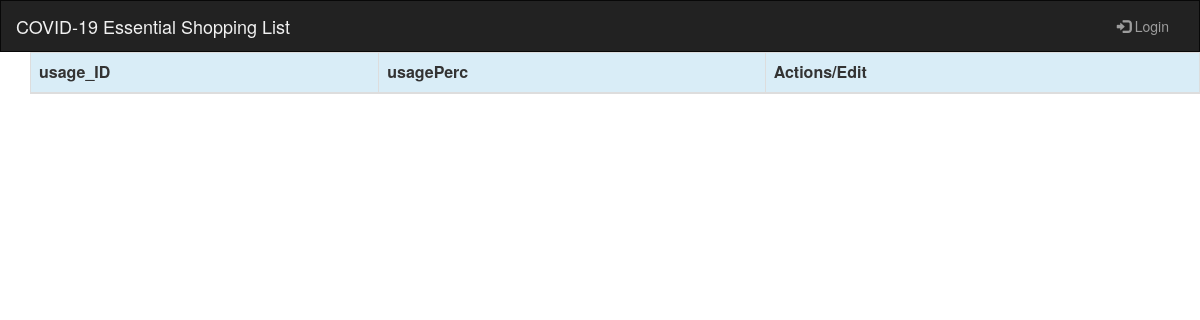
Before: /usages/ with the older database file.
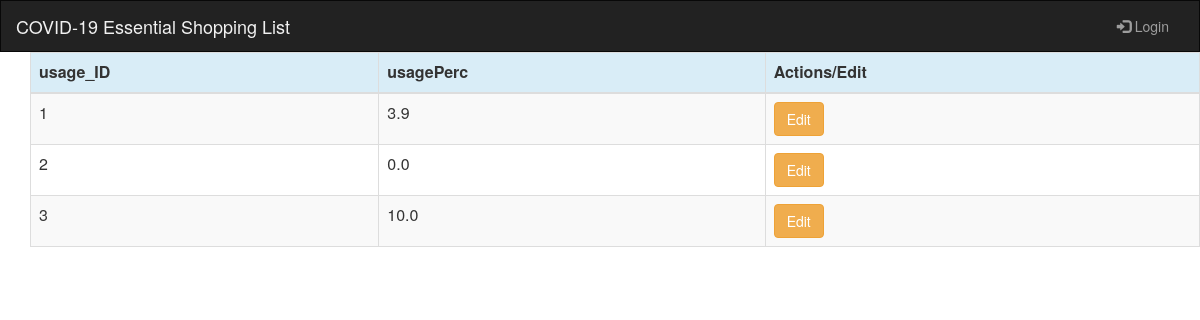
After: the same page with the newer database file.
### shop/models.py (models this page shows)
class usage(models.Model):
    usage_ID=models.AutoField(primary_key=True)
    usagePerc=models.FloatField(default=0.00)
    item= models.ForeignKey(item,on_delete=models.CASCADE)

### shop/views.py (the view)
def usages(request):
    storeList=usage.objects.all()
    return render(request,'usage.html',{'stores':storeList})

### shop/templates/usage.html (shortened to what this page needs)
{% extends 'base.html' %}
{% load static %}
{% block content %}
   <body>
            <div class="content container">
                <div class="row">
                     <table class="table table-striped table-bordered table-hover">
            <thead>
            <tr class="bg-info">
                <th>usage_ID</th>
                <th>usagePerc</th>
                <th>Actions/Edit</th>
            </tr>
            </thead>
            <tbody>
            {% for store in stores %}
                <tr>
                    <td>{{ store.usage_ID }}</td>
                    <td>{{ store.usagePerc }}</td>
  <td><a href="{% url 'usage_edit' pk=store.usage_ID  %}" class="btn btn-warning">Edit </a> </td>
  </tr>
            {% endfor %}
            </tbody>
        </table>
                </div>
            </div>
    </body>
{% endblock %}

### shop/templates/base.html (shortened to what this page needs)
{% load static %}
<html lang="en">
<head>
    <link rel="stylesheet" href="https://maxcdn.bootstrapcdn.com/bootstrap/3.3.7/css/bootstrap.min.css">
</head>
<body id="app-layout">
<nav class="navbar navbar-inverse">
    <div class="container-fluid">
        <div class="navbar-header">
            <a class="navbar-brand" style="color: #f1f1f1" href="/">
                COVID-19 Essential Shopping List
            </a>
        </div>
        <div class="collapse navbar-collapse" id="myNavbar">
            <ul class="nav navbar-nav navbar-right">
                {% if user.is_authenticated %}
                    <li class="dropdown">
                        <a href="#" class="dropdown-toggle" data-toggle="dropdown" role="button" aria-expanded="false">
                            <span class="caret"></span>
                        </a>
                     <ul class="dropdown-menu" role="menu">
                            <li><a href="{% url 'logout' %}"><i class="fa fa-btn fa-sign-out"></i>Logout</a></li>
                        </ul>
                    </li>
                {% else %}
                    <li><a href="{% url 'login' %}"><span class="glyphicon glyphicon-log-in"></span> Login</a></li>
                {% endif %}
            </ul>
        </div>
    </div>
</nav>
<div class="content container">
    <div class="row">
        <div class="col-md-8">
            {% block content %}{% endblock %}
        </div>
    </div>
</body>
</html>

### shop/templates/base.html (style rules this page uses)
.navbar { margin-bottom: 0; border-radius: 0; }

Changed rows visible on the page:
added usage: usage_ID "1", usagePerc "3.9"
added usage: usage_ID "2", usagePerc "0.0"
added usage: usage_ID "3", usagePerc "10.0"
